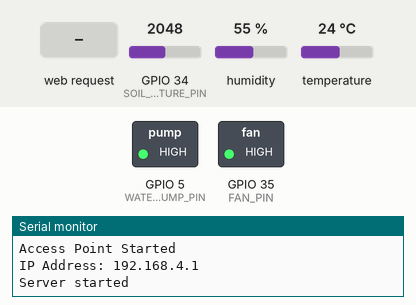
Simulated run of this sketch. Board: ESP32. Shown: switched loads named in the sketch (green lamp = pin HIGH), the last lines printed to the serial monitor. The test bench sets the inputs (shaded band); at power-on: humidity 55 %, GPIO 34 (SOIL_MOISTURE_PIN) = 2048, temperature 24 °C.

Above: at 1.2 s.
1.3 s: humidity set to 58 %
3.5 s: humidity set to 61 %
At 6.6 s:
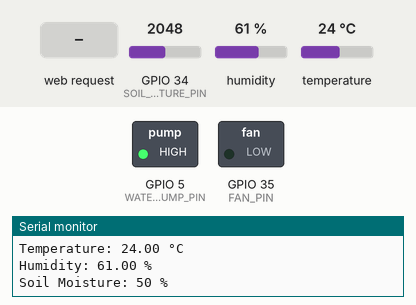
7.5 s: GPIO 34 (SOIL_MOISTURE_PIN) set to 2446
9.2 s: GPIO 34 (SOIL_MOISTURE_PIN) set to 2526
At 10.8 s:
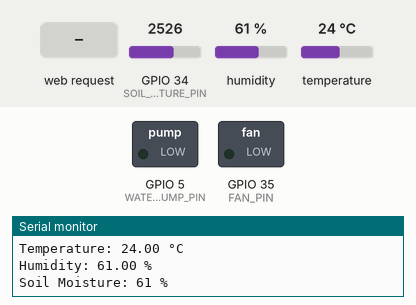
11.5 s: HTTP request GET /switch/fan?action=on received
13.0 s: humidity set to 22 %
At 15.1 s:
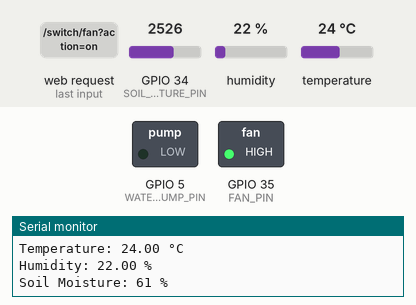
Timing chart, 0 to 16.5 s (numbered marks = the images above; inputs shaded):
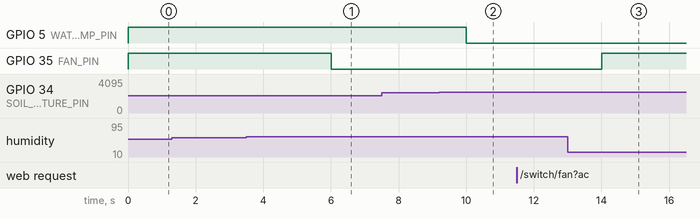

Measured:
- the behaviour switches between 59 and 60 % on humidity (found by bisection; images 0 and 1)
- the behaviour switches between 2497 and 2498 on GPIO 34 (SOIL_MOISTURE_PIN) (found by bisection; images 1 and 2)
- after the input at 3.5 s, GPIO 35 (FAN_PIN): HIGH → LOW after 2.5 s
- after the input at 9.2 s, GPIO 5 (WATERPUMP_PIN): HIGH → LOW after 0.81 s
- after the input at 13.0 s, GPIO 35 (FAN_PIN): LOW → HIGH after 1.0 s

The sketch:

app.ino
```cpp
#include <WiFi.h>
#include <WebServer.h>
#include <DHT.h>

#define DHTPIN 4 // Pin for DHT sensor
#define DHTTYPE DHT22 // DHT sensor type (DHT22)
DHT dht(DHTPIN, DHTTYPE);

const char* ssid = "esp32"; // Wi-Fi SSID
const char* password = "12345678"; // Wi-Fi password

WebServer server(80); // Web server on port 80

// Pin assignments
#define WATERPUMP_PIN 5      // Pin controlling the water pump
#define FAN_PIN 35           // Pin controlling the fan (via MOSFET or motor driver)

// Pin for soil moisture sensor
#define SOIL_MOISTURE_PIN 34 // Pin for soil moisture sensor (ADC pin)

// Global variables
float currentHumidity = 0.0;
float currentTemperature = 0.0;
int soilMoistureValue = 0;
int soilMoisturePercentage = 0;
bool fanStatus = false;
bool pumpStatus = false;

unsigned long lastSensorReadTime = 0;
const unsigned long sensorReadInterval = 2000; // 2 seconds

// Function to update sensor data
void updateSensorData() {
    currentHumidity = dht.readHumidity();
    currentTemperature = dht.readTemperature();

    // Read soil moisture sensor
    soilMoistureValue = analogRead(SOIL_MOISTURE_PIN);
    soilMoisturePercentage = map(soilMoistureValue, 0, 4095, 0, 100);

    // Print sensor data to Serial Monitor
    Serial.println("\n[Sensor Data Update]");
    Serial.print("Temperature: ");
    Serial.print(currentTemperature);
    Serial.println(" °C");

    Serial.print("Humidity: ");
    Serial.print(currentHumidity);
    Serial.println(" %");

    Serial.print("Soil Moisture: ");
    Serial.print(soilMoisturePercentage);
    Serial.println(" %");
}

// Function to send CORS headers
void sendCorsHeaders() {
    server.sendHeader("Access-Control-Allow-Origin", "*");
    server.sendHeader("Access-Control-Allow-Methods", "GET, POST, PUT, DELETE, OPTIONS");
    server.sendHeader("Access-Control-Allow-Headers", "Content-Type");
}

// Handle humidity endpoint
void handleHumidity() {
    sendCorsHeaders();
    String jsonResponse = "{\"humidity\": " + String(currentHumidity) + ", \"unit\": \"percentage\"}";
    server.send(200, "application/json", jsonResponse);
}

// Handle temperature endpoint
void handleTemperature() {
    sendCorsHeaders();
    String jsonResponse = "{\"temperature\": " + String(currentTemperature) + ", \"unit\": \"Celsius\"}";
    server.send(200, "application/json", jsonResponse);
}

// Handle fan control
void handleFanControl() {
    sendCorsHeaders();
    if (server.arg("action") == "on") {
        fanStatus = true;
        digitalWrite(FAN_PIN, HIGH); // Turn fan ON
    } else if (server.arg("action") == "off") {
        fanStatus = false;
        digitalWrite(FAN_PIN, LOW); // Turn fan OFF
    } else {
        server.send(400, "application/json", "{\"error\": \"Invalid action\"}");
        return;
    }

    String jsonResponse = "{\"message\": \"Fan turned " + String(fanStatus ? "ON" : "OFF") + "\", \"status\": " + String(fanStatus) + "}";
    server.send(200, "application/json", jsonResponse);
}

// Handle pump control
void handlePumpControl() {
    sendCorsHeaders();
    if (server.arg("action") == "on") {
        pumpStatus = true;
        digitalWrite(WATERPUMP_PIN, HIGH); // Turn pump ON
    } else if (server.arg("action") == "off") {
        pumpStatus = false;
        digitalWrite(WATERPUMP_PIN, LOW); // Turn pump OFF
    } else {
        server.send(400, "application/json", "{\"error\": \"Invalid action\"}");
        return;
    }

    String jsonResponse = "{\"message\": \"Pump turned " + String(pumpStatus ? "ON" : "OFF") + "\", \"status\": " + String(pumpStatus) + "}";
    server.send(200, "application/json", jsonResponse);
}

// Handle soil moisture endpoint
void handleSoilEndpoint() {
    sendCorsHeaders();
    String response = "{";
    response += "\"soil_moisture\": " + String(soilMoisturePercentage) + ",";
    response += "\"unit\": \"percentage\"";
    response += "}";

    server.send(200, "application/json", response);
}

// Handle fan status endpoint
void handleFanStatus() {
    sendCorsHeaders();
    String jsonResponse = "{\"status\": " + String(fanStatus) + "}";
    server.send(200, "application/json", jsonResponse);
}

// Handle pump status endpoint
void handlePumpStatus() {
    sendCorsHeaders();
    String jsonResponse = "{\"status\": " + String(pumpStatus) + "}";
    server.send(200, "application/json", jsonResponse);
}

// Function to control the water pump based on soil moisture
void controlWaterPump() {
    if (soilMoisturePercentage < 40) {  // If soil moisture is below 40%
        digitalWrite(WATERPUMP_PIN, HIGH);  // Turn water pump ON
        pumpStatus = true;
    } else if (soilMoisturePercentage > 60) {  // If soil moisture is above 60%
        digitalWrite(WATERPUMP_PIN, LOW);  // Turn water pump OFF
        pumpStatus = false;
    }
}

// Function to control the fan based on temperature and humidity
void controlFan() {
    if (currentTemperature > 30 || currentHumidity < 60) {  // If temperature > 30°C and humidity is low
        digitalWrite(FAN_PIN, HIGH);  // Turn fan ON
        fanStatus = true;
    } else if (currentTemperature < 30 || currentHumidity > 70) {  // If temperature < 25°C or humidity > 70%
        digitalWrite(FAN_PIN, LOW);  // Turn fan OFF
        fanStatus = false;
    }
}

void setup() {
    // Initialize serial communication
    Serial.begin(115200);

    // Initialize pins
    pinMode(WATERPUMP_PIN, OUTPUT);
    pinMode(FAN_PIN, OUTPUT);
    digitalWrite(WATERPUMP_PIN, LOW);
    digitalWrite(FAN_PIN, LOW);

    // Initialize DHT sensor
    dht.begin();

    // Set up Wi-Fi as Access Point
    WiFi.softAP(ssid, password);
    Serial.println("Access Point Started");
    Serial.print("IP Address: ");
    Serial.println(WiFi.softAPIP()); // This will print the IP address of the ESP32

    // Define routes
    server.on("/humidity", handleHumidity);
    server.on("/temperature", handleTemperature);
    server.on("/switch/fan", handleFanControl); // Control fan
    server.on("/controller/pump", handlePumpControl); // Control pump
    server.on("/soil", handleSoilEndpoint);

    // Define status routes
    server.on("/switch/fan/status", HTTP_GET, handleFanStatus); // Get fan status
    server.on("/controller/pump/status", HTTP_GET, handlePumpStatus); // Get pump status

    // Start server
    server.begin();
    Serial.println("Server started");
}

void loop() {
    unsigned long currentTime = millis();

    // Update sensor data at regular intervals
    if (currentTime - lastSensorReadTime >= sensorReadInterval) {
        lastSensorReadTime = currentTime;
        updateSensorData();
    }

    // Control water pump and fan
    controlWaterPump();
    controlFan();

    // Handle client requests
    server.handleClient();
}
```
